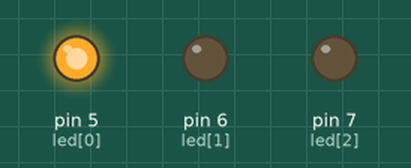
The sketch below on a simulated Arduino Uno, built with avr-gcc and run on an emulated ATmega328P. On the bench: output pins drawn as LEDs (lit = HIGH).

Above: at 0.1 s.
At 0.5 s:
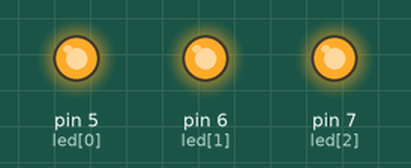
At 0.9 s:
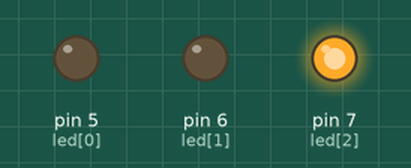
At 1.1 s:
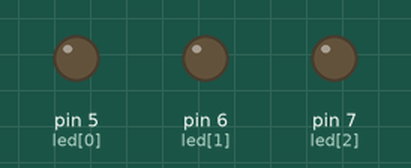
At 1.9 s:
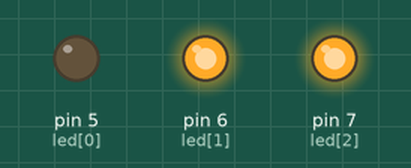
At 2.7 s:
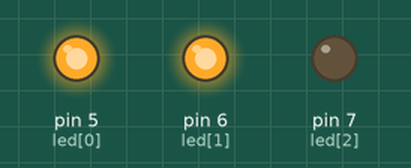
Timing chart, 0 to 3.0 s (numbered marks = the images above):
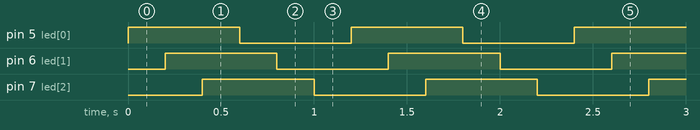

Measured:
- by itself, pin 5 (led[0]), pin 6 (led[1]), pin 7 (led[2]): alternates HIGH for 0.60 s and LOW for 0.60 s
- by itself, everything shown: repeats every 1.2 s, in 6 steps

The sketch:

01_led_control.ino
```cpp
const int led[] = {5, 6, 7};

void ledRun(bool state) {
  for(int i=0; i<3; i++) {
    digitalWrite(led[i], state);
    delay(200);
  }
}

void setup() {
  for(int i=0; i<3; i++) {
    pinMode(led[i], OUTPUT);
  }
}

void loop() {
  ledRun(HIGH);
  ledRun(LOW);
}
```
